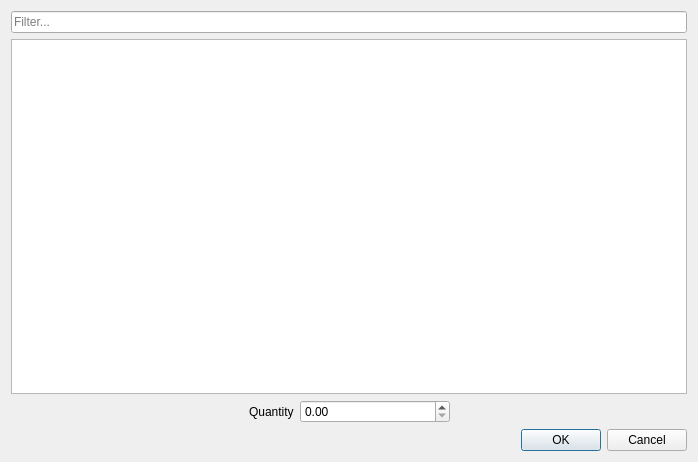
<?xml version="1.0" encoding="UTF-8"?>
<ui version="4.0">
 <class>MaterialSelectionDialog</class>
 <widget class="QDialog" name="MaterialSelectionDialog">
  <property name="geometry">
   <rect>
    <x>0</x>
    <y>0</y>
    <width>698</width>
    <height>462</height>
   </rect>
  </property>
  <property name="windowTitle">
   <string>Select Material</string>
  </property>
  <layout class="QVBoxLayout" name="verticalLayout">
   <item>
    <widget class="QLineEdit" name="leFilter">
     <property name="placeholderText">
      <string>Filter...</string>
     </property>
    </widget>
   </item>
   <item>
    <widget class="QTableView" name="tblMaterials">
     <property name="selectionMode">
      <enum>QAbstractItemView::SingleSelection</enum>
     </property>
     <property name="selectionBehavior">
      <enum>QAbstractItemView::SelectRows</enum>
     </property>
     <attribute name="horizontalHeaderStretchLastSection">
      <bool>true</bool>
     </attribute>
    </widget>
   </item>
   <item>
    <layout class="QHBoxLayout" name="horizontalLayout_2">
     <item>
      <spacer name="horizontalSpacer_3">
       <property name="orientation">
        <enum>Qt::Horizontal</enum>
       </property>
       <property name="sizeHint" stdset="0">
        <size>
         <width>40</width>
         <height>20</height>
        </size>
       </property>
      </spacer>
     </item>
     <item>
      <widget class="QLabel" name="label_2">
       <property name="minimumSize">
        <size>
         <width>0</width>
         <height>0</height>
        </size>
       </property>
       <property name="text">
        <string>Quantity</string>
       </property>
      </widget>
     </item>
     <item>
      <widget class="QDoubleSpinBox" name="sbQuantity">
       <property name="minimumSize">
        <size>
         <width>150</width>
         <height>0</height>
        </size>
       </property>
       <property name="maximum">
        <double>999999.989999999990687</double>
       </property>
      </widget>
     </item>
     <item>
      <spacer name="horizontalSpacer_4">
       <property name="orientation">
        <enum>Qt::Horizontal</enum>
       </property>
       <property name="sizeHint" stdset="0">
        <size>
         <width>40</width>
         <height>20</height>
        </size>
       </property>
      </spacer>
     </item>
    </layout>
   </item>
   <item>
    <widget class="QDialogButtonBox" name="buttonBox">
     <property name="orientation">
      <enum>Qt::Horizontal</enum>
     </property>
     <property name="standardButtons">
      <set>QDialogButtonBox::Cancel|QDialogButtonBox::Ok</set>
     </property>
    </widget>
   </item>
  </layout>
 </widget>
 <resources/>
 <connections>
  <connection>
   <sender>buttonBox</sender>
   <signal>accepted()</signal>
   <receiver>MaterialSelectionDialog</receiver>
   <slot>accept()</slot>
   <hints>
    <hint type="sourcelabel">
     <x>224</x>
     <y>275</y>
    </hint>
    <hint type="destinationlabel">
     <x>157</x>
     <y>274</y>
    </hint>
   </hints>
  </connection>
  <connection>
   <sender>buttonBox</sender>
   <signal>rejected()</signal>
   <receiver>MaterialSelectionDialog</receiver>
   <slot>reject()</slot>
   <hints>
    <hint type="sourcelabel">
     <x>292</x>
     <y>281</y>
    </hint>
    <hint type="destinationlabel">
     <x>286</x>
     <y>274</y>
    </hint>
   </hints>
  </connection>
 </connections>
</ui>
